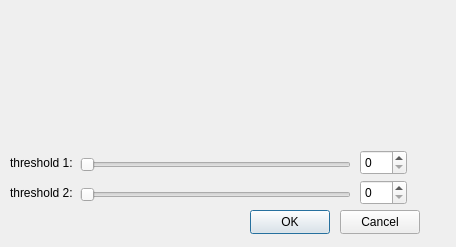
<?xml version="1.0" encoding="UTF-8"?>
<ui version="4.0">
 <class>RDialog_threshold</class>
 <widget class="QDialog" name="RDialog_threshold">
  <property name="geometry">
   <rect>
    <x>0</x>
    <y>0</y>
    <width>456</width>
    <height>247</height>
   </rect>
  </property>
  <property name="sizePolicy">
   <sizepolicy hsizetype="Fixed" vsizetype="Fixed">
    <horstretch>0</horstretch>
    <verstretch>0</verstretch>
   </sizepolicy>
  </property>
  <property name="windowTitle">
   <string>ThresholdDialog</string>
  </property>
  <widget class="QSlider" name="horizontalSlider">
   <property name="geometry">
    <rect>
     <x>80</x>
     <y>155</y>
     <width>271</width>
     <height>20</height>
    </rect>
   </property>
   <property name="maximum">
    <number>255</number>
   </property>
   <property name="orientation">
    <enum>Qt::Horizontal</enum>
   </property>
  </widget>
  <widget class="QLabel" name="label">
   <property name="geometry">
    <rect>
     <x>10</x>
     <y>155</y>
     <width>71</width>
     <height>16</height>
    </rect>
   </property>
   <property name="text">
    <string>threshold 1:</string>
   </property>
  </widget>
  <widget class="QSlider" name="horizontalSlider_2">
   <property name="geometry">
    <rect>
     <x>80</x>
     <y>185</y>
     <width>271</width>
     <height>20</height>
    </rect>
   </property>
   <property name="maximum">
    <number>255</number>
   </property>
   <property name="orientation">
    <enum>Qt::Horizontal</enum>
   </property>
  </widget>
  <widget class="QLabel" name="label_2">
   <property name="geometry">
    <rect>
     <x>10</x>
     <y>185</y>
     <width>71</width>
     <height>16</height>
    </rect>
   </property>
   <property name="text">
    <string>threshold 2:</string>
   </property>
  </widget>
  <widget class="QPushButton" name="pushButton">
   <property name="geometry">
    <rect>
     <x>250</x>
     <y>210</y>
     <width>80</width>
     <height>24</height>
    </rect>
   </property>
   <property name="text">
    <string>OK</string>
   </property>
  </widget>
  <widget class="QPushButton" name="pushButton_2">
   <property name="geometry">
    <rect>
     <x>340</x>
     <y>210</y>
     <width>80</width>
     <height>24</height>
    </rect>
   </property>
   <property name="text">
    <string>Cancel</string>
   </property>
  </widget>
  <widget class="QSpinBox" name="spinBox">
   <property name="geometry">
    <rect>
     <x>360</x>
     <y>150</y>
     <width>47</width>
     <height>25</height>
    </rect>
   </property>
   <property name="maximum">
    <number>255</number>
   </property>
  </widget>
  <widget class="QSpinBox" name="spinBox_2">
   <property name="geometry">
    <rect>
     <x>360</x>
     <y>180</y>
     <width>47</width>
     <height>25</height>
    </rect>
   </property>
   <property name="maximum">
    <number>255</number>
   </property>
  </widget>
 </widget>
 <resources/>
 <connections>
  <connection>
   <sender>horizontalSlider</sender>
   <signal>sliderMoved(int)</signal>
   <receiver>spinBox</receiver>
   <slot>setValue(int)</slot>
   <hints>
    <hint type="sourcelabel">
     <x>271</x>
     <y>200</y>
    </hint>
    <hint type="destinationlabel">
     <x>313</x>
     <y>199</y>
    </hint>
   </hints>
  </connection>
  <connection>
   <sender>horizontalSlider_2</sender>
   <signal>sliderMoved(int)</signal>
   <receiver>spinBox_2</receiver>
   <slot>setValue(int)</slot>
   <hints>
    <hint type="sourcelabel">
     <x>249</x>
     <y>226</y>
    </hint>
    <hint type="destinationlabel">
     <x>315</x>
     <y>231</y>
    </hint>
   </hints>
  </connection>
  <connection>
   <sender>spinBox</sender>
   <signal>valueChanged(int)</signal>
   <receiver>horizontalSlider</receiver>
   <slot>setValue(int)</slot>
   <hints>
    <hint type="sourcelabel">
     <x>328</x>
     <y>189</y>
    </hint>
    <hint type="destinationlabel">
     <x>176</x>
     <y>198</y>
    </hint>
   </hints>
  </connection>
  <connection>
   <sender>spinBox_2</sender>
   <signal>valueChanged(int)</signal>
   <receiver>horizontalSlider_2</receiver>
   <slot>setValue(int)</slot>
   <hints>
    <hint type="sourcelabel">
     <x>321</x>
     <y>221</y>
    </hint>
    <hint type="destinationlabel">
     <x>215</x>
     <y>228</y>
    </hint>
   </hints>
  </connection>
 </connections>
</ui>
